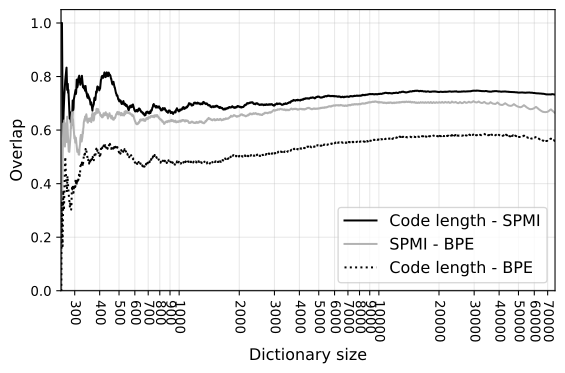

Reproduce this figure in Python.
import csv
import matplotlib.pyplot as plt
import numpy as np
from matplotlib.ticker import LogLocator, FuncFormatter

def read_columns(csv_path, x_col=0, y_col=1):
    xs, ys = [], []
    with open(csv_path, "r", newline="", errors="ignore") as f:
        reader = csv.reader(f)
        for row in reader:
            if len(row) <= max(x_col, y_col):
                continue
            try:
                x = float(row[x_col])
                y = float(row[y_col])
                xs.append(x)
                ys.append(y)
            except ValueError:
                continue
    return xs, ys

def decimal_notation_formatter(x, pos):
    """Format log ticks using plain decimal notation (e.g. 9e3 -> 9000)."""
    if x == 0:
        return "0"
    if abs(x - int(x)) < 1e-8:
        return str(int(x))
    else:
        return f"{x:.4g}"

def main():
    csv_files = ["overlap-functions/spmi-length.csv",
                 "overlap-functions/naive-spmi.csv",
                 "overlap-functions/length-naive.csv"]
    labels = ["Code length - SPMI", "SPMI - BPE", "Code length - BPE"]
    
    plt.figure(figsize=(6, 4))

    line_styles = [
        ('k', '-'),
        ('0.7', '-'),
        ('k', ':'),
    ]

    all_x, all_y = [], []

    for idx, csv_path in enumerate(csv_files):
        x, y = read_columns(csv_path, x_col=0, y_col=1)
        if not x:
            print(f"Warning: no usable data in {csv_path}")
            continue
        all_x.extend(x)
        all_y.extend(y)

        color, linestyle = line_styles[idx % len(line_styles)]
        plt.plot(x, y, color=color, linestyle=linestyle, linewidth=1.5, label=labels[idx])

    if not all_x or not all_y:
        print("No valid data found in provided CSV files.")
        return

    xmin = min(v for v in all_x if v > 0)
    xmax = max(all_x)
    ymin = min(all_y)

    plt.xlabel('Dictionary size', fontsize=12)
    plt.ylabel('Overlap', fontsize=12)
    plt.grid(True, which='both', alpha=0.3)

    plt.axhline(y=ymin, color='k', linestyle='-', alpha=0.3)
    plt.axvline(x=xmin, color='k', linestyle='-', alpha=0.3)

    plt.xscale('log')
    plt.xlim(xmin, xmax)
    plt.ylim(bottom=ymin)

    ax = plt.gca()
    ax.xaxis.set_major_locator(LogLocator(base=10.0, subs=np.arange(1, 10)*0.1/0.1, numticks=100))
    ax.xaxis.set_major_formatter(FuncFormatter(decimal_notation_formatter))

    plt.setp(ax.get_xticklabels(), rotation=270, ha="center")

    plt.legend(fontsize=12)
    plt.tick_params(axis='both', which='major', labelsize=10)

    plt.tight_layout()
    plt.savefig("overlap-functions.svg", dpi=300, bbox_inches='tight')
    plt.show()
    print("Saved plot as overlap.svg")

if __name__ == "__main__":
    main()
